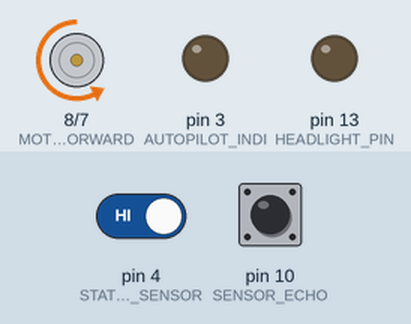
Recording of a sketch running on a simulated Arduino Uno, built with avr-gcc and run on an emulated ATmega328P. Shown: motor-driver pin pairs drawn as motors (green arrow = first pin HIGH = forward, orange = second pin HIGH = backward, longer = more drive, scaled by the enable pin), output pins drawn as LEDs (lit = HIGH). The inputs (shaded band) are chosen by the test bench; at power-on: pin 4 (STATION_SENSOR) HIGH, pin 10 (SENSOR_ECHO) LOW. No radio packets arrive unless stated; pins used as bus, display or sensor lines are not drawn; what the sketch prints to the serial monitor is not drawn.

Above: at 1.2 s.
1.3 s: pin 4 (STATION_SENSOR) driven LOW
At 2.7 s:
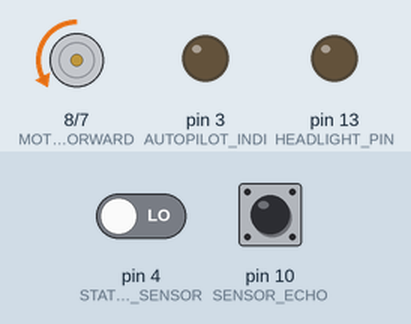
4.7 s: pin 4 (STATION_SENSOR) driven HIGH
8.0 s: pin 10 (SENSOR_ECHO) pulsed HIGH 5 times (0.12 s each, 0.3 s apart)
At 13.4 s:
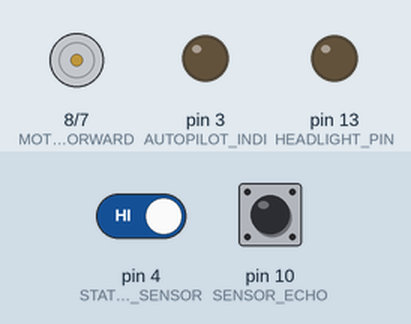
Timing chart, 0 to 14.9 s (numbered marks = the images above; inputs shaded):
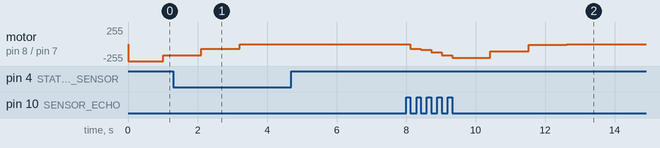

The sketch:

TrainDriver.ino
```cpp
/**
 * @file    TrainDriver.ino
 * @author  Luka Jacobsen
 * @brief   Bidirectional motor control system for a LEGO model train.
 * @date    2026-01-22
 * * @details This file handles wireless packet decoding, motor ramping, and an
 * autopilot state machine, aswell as manual control and headlights. Designed
 * for an H-Bridge driver.
 * * HARDWARECONNECTIONS:
 * - Pin 8:  Motor Forward    (Digital)
 * - Pin 7:  Motor Backward   (Digital)
 * - Pin 11: Transmitter      (Digital)
 * - Pin 6   Motor Speed      (Digital, PWM)
 * - Pin 13: Headlights       (Digital)
 * - Pin 9:  Sensor Trigger   (Digital, PWM)
 * - Pin 10: Sensor Echo      (Digital, PWM)
 * - Pin 4:  Station Sensor   (Digital)
 * - Pin 3:  Autopilot indi   (Digital)
 */

// Include libraries to receive data
#include <RH_ASK.h>
#include <SPI.h>

// Create receiver driver
RH_ASK rf_driver;

// ========================================================================== //
// CONFIGURATION                                                              //
// ========================================================================== //

// -------- Speeds (0-255) --------- //
const uint8_t SPEED_CRUISE = 30;   // Full forwards
const uint8_t SPEED_SLOW   = 100;   // 25% power forwards
const uint8_t ACCEL_RATE   = 40;    // +40 pr second
const uint8_t DECEL_RATE   = 60;    // -60 pr second
const uint8_t DECEL_RATE_E = 120;   // -120 pr second when emergency stopped
const uint8_t DEADZONE     = 10;    // +- center

// --------- Timings (ms) ---------- //
const unsigned int STATION_DWELL_TIME = 5*1000; // (ms) 2 bytes, max 65 sec

// --------- Emergency (cm) --------- //
const uint8_t EMERGENCY_MARGIN_STOP   = 20;   // 40cm or closer, stop
const uint8_t EMERGENCY_MARGIN_RETURN = 30;   // 60cm away, cancel emergency

// ========================================================================== //
// PIN DEFINITIONS                                                            //
// ========================================================================== //

// --------- Motor Drivers --------- //
const uint8_t MOTOR_FORWARD  = 8;
const uint8_t MOTOR_BACKWARD = 7;
const uint8_t MOTOR_SPEED    = 6;

// ---------- Indicators ----------- //
const uint8_t AUTOPILOT_INDI = 3;

// ---------- Headlights ----------- //
const uint8_t HEADLIGHT_PIN = 13;

// ------------ Sensors ------------ //
const uint8_t SENSOR_TRIGGER = 9;
const uint8_t SENSOR_ECHO    = 10;
const uint8_t STATION_SENSOR = 4;

// ========================================================================== //
// ENUMS / STRUCTS                                                            //
// ========================================================================== //

/**
 * @brief Operating modes of the train, used by the state machine.
 */
enum TrainState : uint8_t {
  STOPPED,          // Zero power, train stopped
  MANUAL_CONTROL,   // Direct control via remote
  AUTO_CRUISING,    // Autopilot constant speed
  AUTO_SLOWING,     // Autopilot slowing for station approach
  EMERGENCY_STOPPED // Something blocked the front sensor
};

/**
 * @brief Container for wireless control data. Sent from the remote to the
 * train every import change.
 */
struct Packet {
  uint8_t speed;     // Mapped pot speed (0-255)
  bool autopilot;    // True = Autopilot enabled
  bool headlights;   // True = LED Headlights enabled
};

// ========================================================================== //
// RUNTIME GLOBAL VARIABLES                                                   //
// ========================================================================== //

// --------- Train States ---------- //
TrainState train_state           = STOPPED;   // Current state of the train
bool autopilot_mode              = false;     // True = Autopilot enabled
bool headlights_on               = false;     // True = LED Headlights enabled
unsigned int station_dwell_timer = 0;         // (ms) Timer for station dwell
bool in_emergency_stop           = false;     // True = Emergency stopped
uint8_t station_trigger_count    = 0;         // Counts triggers (0, 1, 2)
bool last_station_sensor         = false;     // Edge detection

// ------------ Speeds ------------- //
uint8_t manual_speed = 0;   // Manual speed receieved from remote control
uint8_t target_speed = 0;   // Target speed train is moving towards
uint8_t train_speed  = 0;   // The actual train speed

// ========================================================================== //
// LIFECYCLE FUNCTIONS                                                        //
// ========================================================================== //

/**
 * @brief Called once on startup by system.
 */
void setup() {
  // Start serial (UART) on baudrate 9600
  Serial.begin(9600);

  // Initialize ASK driver
  rf_driver.init();

  // Set indicator pin
  pinMode(AUTOPILOT_INDI, OUTPUT);

  // Set motor pin modes
  pinMode(MOTOR_FORWARD, OUTPUT);
  pinMode(MOTOR_BACKWARD, OUTPUT);
  pinMode(MOTOR_SPEED, OUTPUT);

  // Set headlights pin mode
  pinMode(HEADLIGHT_PIN, OUTPUT);

  // Set the sensor pins
  pinMode(SENSOR_TRIGGER, OUTPUT);
  pinMode(SENSOR_ECHO, INPUT);
  pinMode(STATION_SENSOR, INPUT_PULLUP);

  // Set the initial motor speed to 0
  setMotor(0);
}

/**
 * @brief Called every time the processor can.
 */
void loop() {
  // Call main functions, keep loop() clean
  checkSensors();
  readInputs();
  updateStateMachine();
  applyOutputs();

  // Debug log
  Serial.println(
      "Target Speed: "   + String(target_speed)
    + " | Train Speed: " + String(train_speed)
    + " | Driving: "     + (train_speed == 0 ? "Stopped"
      : (train_speed > 127 ? "Forwards" : "Backwards"))
    + " | Autopilot: "   + (autopilot_mode ? "ON" : "OFF")
    + " | Headlights: "  + (headlights_on ? "ON" : "OFF")
    + " | Emergency: "   + (in_emergency_stop ? "ON" : "OFF")
    + " | Station: "     + (last_station_sensor ? "ON" : "OFF")
    + " | Dwell: "       + String(millis() - station_dwell_timer)
    + " | State: "       + String(train_state)
  );
}

// ========================================================================== //
// Main Functions                                                             //
// ========================================================================== //

/**
 * @brief Check if the train should perform an emergency stop
 */
void checkSensors() {
  // Clear trigger
  digitalWrite(SENSOR_TRIGGER, LOW);
  delay(2);

  // Fire a pulse for 10 ms
  digitalWrite(SENSOR_TRIGGER, HIGH);
  delay(10);
  digitalWrite(SENSOR_TRIGGER, LOW);

  // Read the echo, and calculate the distance
  unsigned long duration = pulseIn(SENSOR_ECHO, HIGH);
  unsigned int distance  = duration * 0.034 / 2; // Speed of sound, travel 2 way

  // Check if emergency flag should raise or lower
  if (distance < EMERGENCY_MARGIN_STOP)
    in_emergency_stop = true;
  else if (in_emergency_stop && distance > EMERGENCY_MARGIN_RETURN)
    in_emergency_stop = false;

  // Read station sensor
  bool current_station = digitalRead(STATION_SENSOR);

  // Rise edge detection
  if (current_station && !last_station_sensor)
    station_trigger_count++;

  last_station_sensor = current_station;
}

/**
 * @brief Read the inputs from the serial and load their values into the global
 * variables.
 */
void readInputs() {
  uint8_t buf[15];
  uint8_t buflen = sizeof(buf);
  if (rf_driver.recv(buf, &buflen)) {
    //Serial.print(buf[0], BIN);
    //Serial.println(buf[1], BIN);

    Packet pkt;
    decodeStreamByte(buf[0], pkt);
    if (decodeStreamByte(buf[1], pkt)) {
      // Packet is fully received, update variables
      manual_speed   = pkt.speed;
      autopilot_mode = pkt.autopilot;
      headlights_on  = pkt.headlights;
    }
  }
}

/**
 * @brief State machine for the train, uses switch control flow state.
 */
void updateStateMachine() {
  //in_emergency_stop = false; // DISABLE EMERGENCY STOP

  switch (train_state) {
    // Train is emergency stopped
    case EMERGENCY_STOPPED:
      if (!in_emergency_stop) {
        station_trigger_count = 0;
        train_state = autopilot_mode ? AUTO_CRUISING : MANUAL_CONTROL;
      }
      break;

    // Train is stopped
    case STOPPED:
      if (in_emergency_stop)
        train_state = EMERGENCY_STOPPED;
      else if (millis() - station_dwell_timer >= STATION_DWELL_TIME) {
        station_trigger_count = 0;
        train_state = AUTO_CRUISING;
      }
      break;

    // Train is in manual drive mode
    case MANUAL_CONTROL:
      if (in_emergency_stop)
        train_state = EMERGENCY_STOPPED;
      else if (autopilot_mode) {
        station_trigger_count = 0;
        train_state = AUTO_CRUISING;
      }
      break;

    // Trains autopilot is cruising
    case AUTO_CRUISING:
      if (in_emergency_stop)
        train_state = EMERGENCY_STOPPED;
      else if (!autopilot_mode)
        train_state = MANUAL_CONTROL;
      else if (station_trigger_count == 1)
        train_state = AUTO_SLOWING;
      break;

    // Train is approaching station
    case AUTO_SLOWING:
      if (in_emergency_stop)
        train_state = EMERGENCY_STOPPED;
      else if (station_trigger_count >= 2) {
        station_dwell_timer = millis();
        train_state = STOPPED;
      }
      break;
  }
}

/**
 * @brief Writes to outputs, specifically, sets the train target speed, and
 * updates the headlights state.
 */
void applyOutputs() {
  // Set headlight state
  digitalWrite(HEADLIGHT_PIN, headlights_on ? HIGH : LOW);

  // Set indicators
  digitalWrite(AUTOPILOT_INDI, autopilot_mode ? HIGH : LOW);

  switch (train_state) {
    // Train needs to be stopped
    case EMERGENCY_STOPPED:
    case STOPPED:
      target_speed = 127;
      break;

    // Train is in manual control
    case MANUAL_CONTROL:
      target_speed = manual_speed;
      break;

    // Trains autopilot is cruising
    case AUTO_CRUISING:
      target_speed = SPEED_CRUISE;
      break;

    // Trains autopilot is slowing down
    case AUTO_SLOWING:
      target_speed = SPEED_SLOW;
      break;
  }

  // Set the motor state using a linear ramp up
  setMotor(linearSpeedRamp(target_speed));
}

// ========================================================================== //
// Helper Functions                                                           //
// ========================================================================== //

/**
 * @brief Decodes the first and second byte from the serial stream, and puts
 * them into a packet, passed by reference.
 * @param byte_in The byte from the serial read.
 * @param out The reference to the packet currently being built.
 * @return bool, true if the packet is done being built, false if not.
 */
bool decodeStreamByte(uint8_t byte_in, Packet &out) {
  // Static variables for the next call
  static uint8_t last_check      = 0;        // Store an ID, consistancy check
  static uint8_t speed_h         = 0;        // Hold the top 5 bits of the speed
  static bool waiting_for_second = false;    // Flag, tells if we are mid-packet

  uint8_t check = byte_in >> 6;              // Shift to right, isolate check
  bool frame    = (byte_in >> 5) & 0x01;     // Shift to right, mask the frame

  // First byte - the setup
  if (frame == 0) {
    speed_h            = byte_in & 0x1F;     // Mask the last 5 bits
    last_check         = check;              // Remember the check ID
    waiting_for_second = true;               // Set the flag
    return false;                            // Packet is not complete yet
  }

  // Second byte - but never saw the first
  if (!waiting_for_second)
    return false;                            // Out of sync, discard

  // Check doesn't match
  if (check != last_check) {
    waiting_for_second = false;              // Lower flag
    return false;                            // Check mismatch
  }

  // Reassemble packet
  uint8_t speed_l = (byte_in >> 2) & 0x07;   // Shift to the right, then mask

  out.speed      = (speed_h << 3) | speed_l; // Shift prev to left, then append
  out.autopilot  = (byte_in >> 1) & 0x01;    // Shift one to right, then mask
  out.headlights = byte_in & 0x01;           // Mask the last bit

  // Packet is valid
  waiting_for_second = false;
  return true;
}

/**
 * @brief Uses a linear ramp to gratually increase the speed.
 * @param target The target speed 0-255 int.
 * @return int, the speed at which to move the train.
 */
uint8_t linearSpeedRamp(int target) {
  // Static variables to remember for the next call
  static float current           = 0;   // The current speed
  static unsigned long last_time = 0;   // Store when the previous call was made

  unsigned long now = millis();         // Get timestamp
  float dt = (now -last_time) / 1000.0; // Get delta time in seconds
  if (dt <= 0) dt = 0.001;              // Check if enough time passed (1ms)
  last_time = now;                      // Update the last time called variable

  if (current < target) {
    // Target is bigger, accellerate
    current += ACCEL_RATE * dt;
    // Check if current exceded target
    if (current > target)
      current = target;
  } else if (current > target) {
    // Apply emergency break decel rate if needed
    if (in_emergency_stop)
      current -= DECEL_RATE_E * dt;
    else
      // Target is less, decellerate
      current -= DECEL_RATE * dt;

    // Check if current is below target
    if (current < target)
      current = target;
  }

  // Return the clamped current value to 1 byte
  return constrain((uint8_t)current, 0, 255);
}

/**
 * @brief Set the motor speed and direction based on 1 byte input.
 * @param speed The speed, non negative, artifical zero on center.
 */
void setMotor(uint8_t speed) {
  // Define scope wide variables
  uint8_t pwm   = 0;       // Pulse-Width-Modulation, actual speed to set
  bool forward  = false;   // Flag for driving forwards
  bool backward = false;   // Flag for driving backwards

  // Define thresholds (deadzones) around the center (127)
  int upper_threshold = 127 + DEADZONE;
  int lower_threshold = 127 - DEADZONE;

  // Move forwards
  if (speed > upper_threshold) {
    // Map the speed from threshold
    pwm = (uint8_t)map(speed, upper_threshold, 255, 0, 255);
    forward = true;
  // Move backwards
  } else if (speed < lower_threshold) {
    // Map the speed from threshold
    pwm = (uint8_t)map(lower_threshold - speed, 0, lower_threshold, 0, 255);
    backward = true;
  } else {
    // Deadzone: Input is between 117 and 137
    pwm      = 0;
    forward  = false;
    backward = false;
  }

  // Write to hardware
  digitalWrite(MOTOR_FORWARD, forward ? HIGH : LOW);
  digitalWrite(MOTOR_BACKWARD, backward ? HIGH : LOW);
  analogWrite(MOTOR_SPEED, pwm);

  // Update the train speed variable
  if (forward || backward)
    train_speed = pwm;
  else
    train_speed = 0;
}
```

Measured:
- after the input at 4.7 s, every drawn part: stays the same
- after the input at 8.0 s, motor on pin 8 (MOTOR_FORWARD) / pin 7 (MOTOR_BACKWARD): stopped → backward 71/255 after 0.12 s, → backward 87/255 0.30 s later, → backward 126/255 0.30 s later, → backward 165/255 0.30 s later, … (8 changes in this stretch)
